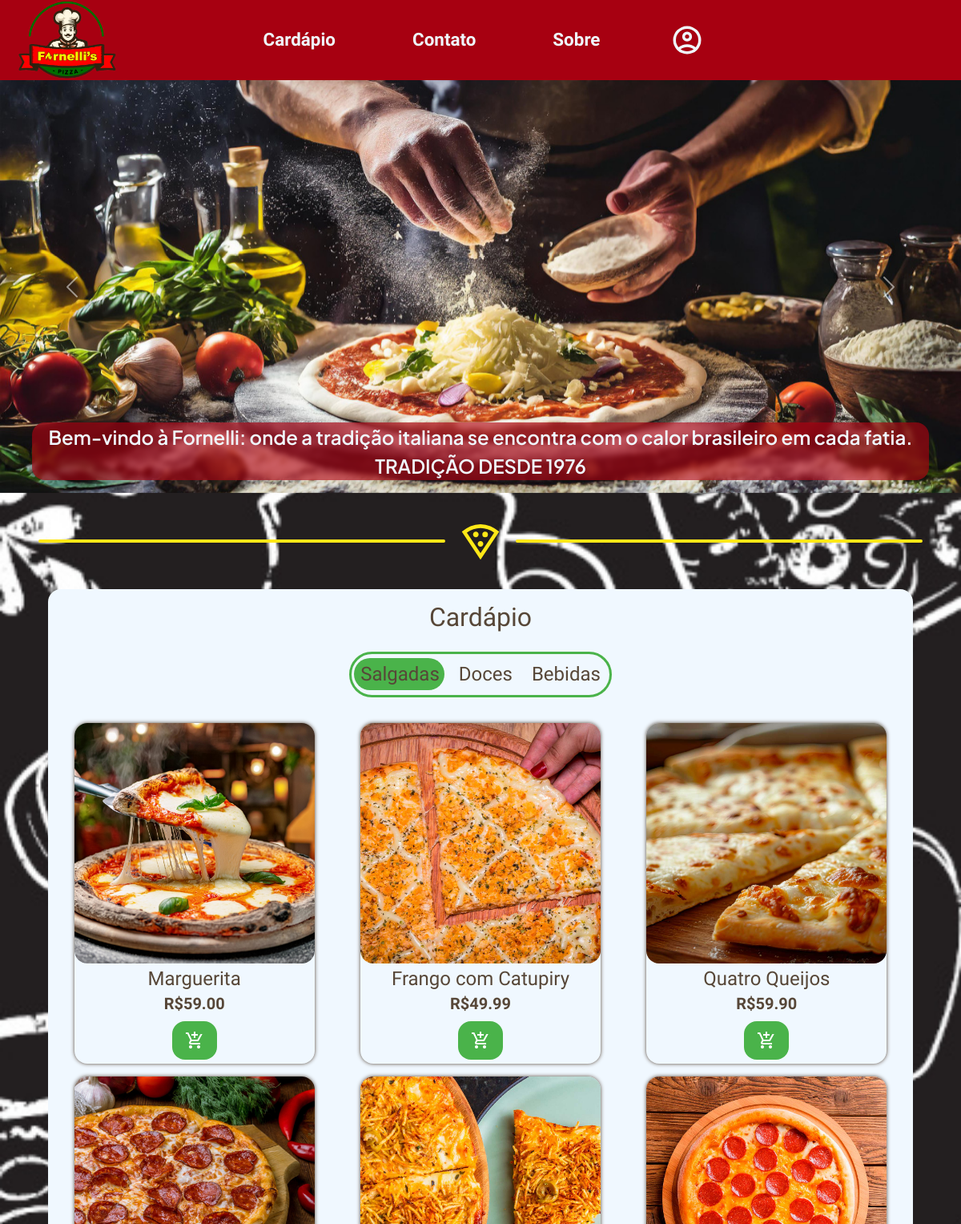
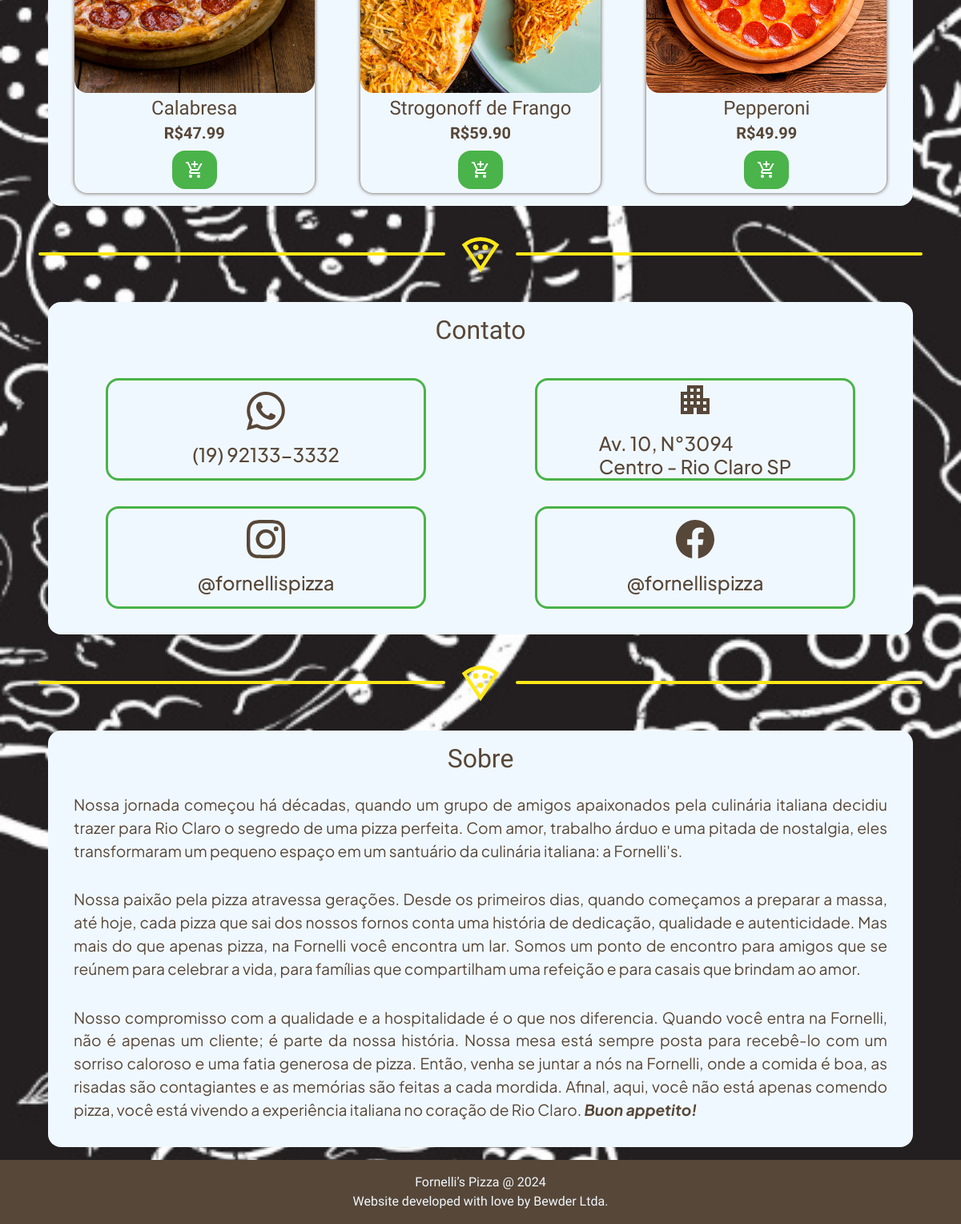
The app's page / (signed in) with its own data (2 pictures, top to bottom).
### tables this page shows
create table produtos(
    id int auto_increment primary key,
    nome varchar(255),
    categoria varchar(255),
    descricao varchar(255),
    imagem varchar(255),
    preco decimal(10,2)
);

### classes/produto.php (called while the page is built, shortened)
<?php
    Class Produto {
        public function listProducts($category) {
            include 'conn.php';
            $select = "SELECT * FROM produtos WHERE categoria = '$category'";
            $stmt = $conn->prepare($select);
            if ($stmt->execute()) {
                $stmt = $stmt->get_result();
                return $stmt->fetch_all(MYSQLI_ASSOC);
            }
        }
    }

### index.php (the view, shortened to what this page needs)
<?php
    include_once "assets/header.php";
?>
    <div id="carousel" class="carousel slide carousel-css" data-bs-ride="carousel">
        <div class="carousel-inner carousel-inner-css">
            <div class="carousel-text">
                <div class="texts">
                    <p>Bem-vindo à Fornelli: onde a tradição italiana se encontra com o calor brasileiro em cada fatia.</p>
                    <p>TRADIÇÃO DESDE 1976</p>
                </div>
            </div>
            <div class="carousel-item active" data-bs-interval="10000">
                <img src="imgs/carrosel/img1-carrosel.jpg" class="d-block w-100" alt="...">
            </div>
        </div>
        <button class="carousel-control-prev" type="button" data-bs-target="#carousel" data-bs-slide="prev">
          <span class="carousel-control-prev-icon" aria-hidden="true"></span>
        </button>
        <button class="carousel-control-next" type="button" data-bs-target="#carousel" data-bs-slide="next">
          <span class="carousel-control-next-icon" aria-hidden="true"></span>
        </button>
      </div>
    <div id="menu-section" class="div-line">
        <hr><img src="imgs/icones/pizza-icon.svg" alt=""><hr>
    </div>
    <section id="menu" class="box" data-aos="fade-up" data-aos-offset="150">
        <h2>Cardápio</h2>
        <div class="menu-nav">
            <h4 id="Salgadas" class="menu-nav-btns">Salgadas</h4>
            <h4 id="Doces" class="menu-nav-btns">Doces</h4>
            <h4 id="Bebidas" class="menu-nav-btns">Bebidas</h4>
            <span id="placeholder"></span>
        </div>
        <div id="menu-cards-box">
            <div id="salty-menu" class="row justify-content-center">
                <?php
                    $produto = new Produto();
                    foreach ($produto->listProducts("salgada") as $row) {
                        echo "
                            <div class='col-xl-4 col-md-6'>
                                <div class='menu-card'>
                                    <img class='img-fluid' src='" . $row["imagem"] . "'>
                                    <h4>" . $row["nome"] . "</h4>
                                    <h5>R$" . $row["preco"] . "</h5>
                                    <form style='z-index: 1;' action='index.php'method='post'>
                                        <button class='addToCartBtn' type='submit' name='product' value='" . $row["id"] . "'><img src='imgs/icones/addProduct.svg'></button>
                                    </form>
                                    <div class='item-descriptor'><p>" . $row["descricao"] . "</p></div>
                                </div>
                            </div>";
                    }
                ?>
            </div>
        </div>
    </section>
    <div id="contact-section" class="div-line">
        <hr><img src="imgs/icones/pizza-icon.svg" alt=""><hr>
    </div>
    <section id="contact" class="box" data-aos="fade-up" data-aos-offset="150">
        <h2>Contato</h2>
        <div class="row">
            <div class="col-lg-6 col-md-12">
                <div class="contact-item box">
                    <img src="imgs/icones/wpp.svg" alt="">
                    <h4>(19) 92133-3332</h4>
                </div>
            </div>
            <div class="col-lg-6 col-md-12">
                <div class="contact-item box">
                    <img src="imgs/icones/endr.svg" alt="">
                    <h4>Av. 10, N°3094<br>Centro - Rio Claro SP</h4>
                </div>
            </div>
            <div class="col-lg-6 col-md-12 ctt-link">
                <a href="https://www.instagram.com/" target="_blank" >
                    <div class="contact-item box">
                        <img src="imgs/icones/ig.svg" alt="">
                        <h4>@fornellispizza</h4>
                    </div>
                </a>
            </div>
            <div class="col-lg-6 col-md-12 ctt-link">
                <a href="https://www.facebook.com/?locale=pt_BR" target="_blank" >
                    <div class="contact-item box">
                        <img src="imgs/icones/fcbk.svg" alt="">
                        <h4>@fornellispizza</h4>
                    </div>
                </a>
            </div>
        </div>
    </section>
    <div id="about-section" class="div-line">
        <hr><img src="imgs/icones/pizza-icon.svg" alt=""><hr>
    </div>
    <section id="about" class="box" data-aos="fade-up" data-aos-offset="150">
        <h2>Sobre</h2>
        <p>Nossa jornada começou há décadas, quando um grupo de amigos apaixonados pela culinária italiana decidiu trazer para Rio Claro o segredo de uma pizza perfeita. Com amor, trabalho árduo e uma pitada de nostalgia, eles transformaram um pequeno espaço em um santuário da culinária italiana: a Fornelli's.</p>
        <p>Nossa paixão pela pizza atravessa gerações. Desde os primeiros dias, quando começamos a preparar a massa, até hoje, cada pizza que sai dos nossos fornos conta uma história de dedicação, qualidade e autenticidade. Mas mais do que apenas pizza, na Fornelli você encontra um lar. Somos um ponto de encontro para amigos que se reúnem para celebrar a vida, para famílias que compartilham uma refeição e para casais que brindam ao amor.</p>
        <p>Nosso compromisso com a qualidade e a hospitalidade é o que nos diferencia. Quando você entra na Fornelli, não é apenas um cliente; é parte da nossa história. Nossa mesa está sempre posta para recebê-lo com um sorriso caloroso e uma fatia generosa de pizza. Então, venha se juntar a nós na Fornelli, onde a comida é boa, as risadas são contagiantes e as memórias são feitas a cada mordida. Afinal, aqui, você não está apenas comendo pizza, você está vivendo a experiência italiana no coração de Rio Claro. <strong><em>Buon appetito!</em></strong></p>
    </section>
<?php include "assets/footer.php"; ?>

### styles/index.css (style rules this page uses)
:root { --f1: "Courgette", arial; --f2: "Plus Jakarta Sans", sans-serif; --c1: #a70011; --c2: #4ab34a; --c3: #f0f8ff; --c4: #574738; --c5: #ffe817; --c6: #b30012d9; --ts: 0 0 3px black, 0 0 3px black; --blur: 3px; }
@media only screen and (min-width : 0) { .carousel-text { display: none; } }
@media only screen and (min-width : 0) { #contact h4 { font-size: 1rem; } }
@media only screen and (min-width : 0) { .div-line { scroll-margin-top: 13rem; } }
@media only screen and (min-width : 576px) { #contact h4 { font-size: 1.5rem; } }
@media only screen and (min-width : 1160px) { .carousel-text { display: flex; } }
@media only screen and (min-width : 1160px) { .div-line { scroll-margin-top: 1rem; } }
@media only screen and (min-width : 1160px) { .nav-css, .texts, #scroll-up-btn { backdrop-filter: blur(var(--blur)); } }
body { font-family: var(--f1); color: var(--c4); background-image: url(../imgs/fundoPizza.jpg); background-size: cover; background-attachment: fixed; background-position: center; }
h4, h5 { margin: 0; }
a { text-decoration: none; }
.carousel-inner-css { font-family: var(--f2); }
.carousel-control-prev, .carousel-control-next { z-index: 0; }
.box { width: 90vw; max-width: 80rem; margin: 1rem auto; padding: 1rem; text-align: center; border-radius: 1rem; background-color: var(--c3); }
#menu { display: flex; flex-direction: column; align-items: center; min-height: 64rem; }
#placeholder { position: absolute; right: 64%; width: 35%; height: 2.5rem; border-radius: 2rem; background-color: var(--c2); transition-duration: .3s; }
.addToCartBtn { margin: .3rem; padding: .2rem 1rem; border: none; border-radius: 1rem; background-color: var(--c2); transition: .3s; }
.ctt-link { transition: .3s; }
.box { display: flex; justify-content: center; align-items: center; flex-direction: column; gap: 1rem; position: relative; }
button { border: none; border-radius: 1rem; padding: .5rem; transition: .3s; }

### records on screen
produtos: imagem (picture), nome "Marguerita", preco "59.00", $row["id"] 1 (drawn)
produtos: imagem (picture), nome "Frango com Catupiry", preco "49.99", $row["id"] 2 (drawn)
produtos: imagem (picture), nome "Quatro Queijos", preco "59.90", $row["id"] 3 (drawn)
produtos: imagem (picture), nome "Calabresa", preco "47.99", $row["id"] 4 (drawn)
produtos: imagem (picture), nome "Strogonoff de Frango", preco "59.90", $row["id"] 5 (drawn)
produtos: imagem (picture), nome "Pepperoni", preco "49.99", $row["id"] 6 (drawn)
